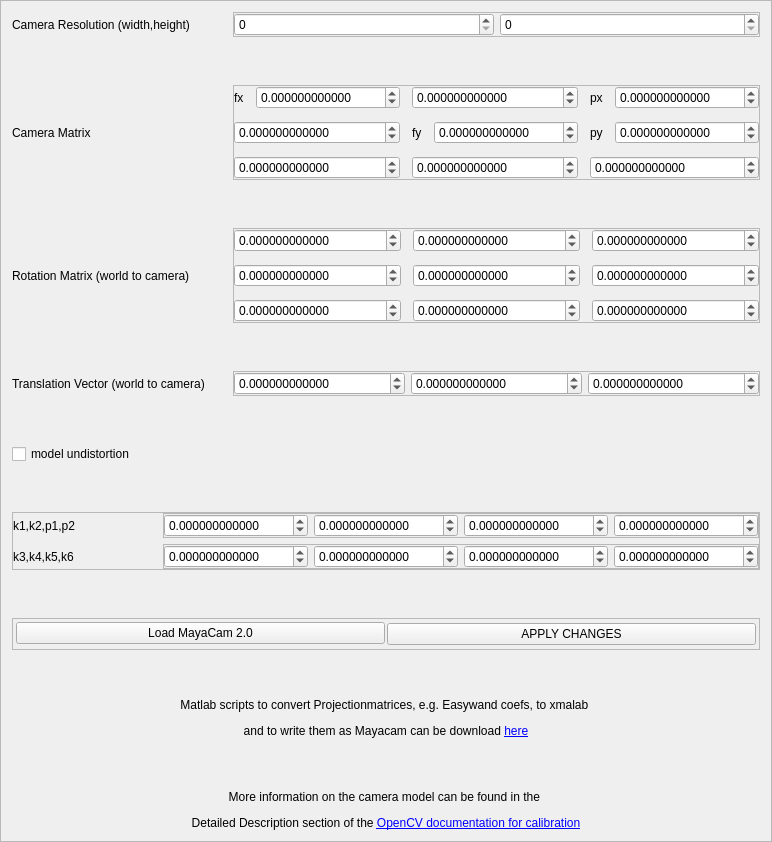
<?xml version="1.0" encoding="UTF-8"?>
<ui version="4.0">
 <class>ExternalCalibrationFrame</class>
 <widget class="QFrame" name="ExternalCalibrationFrame">
  <property name="geometry">
   <rect>
    <x>0</x>
    <y>0</y>
    <width>682</width>
    <height>800</height>
   </rect>
  </property>
  <property name="windowTitle">
   <string>Frame</string>
  </property>
  <property name="frameShape">
   <enum>QFrame::StyledPanel</enum>
  </property>
  <property name="frameShadow">
   <enum>QFrame::Raised</enum>
  </property>
  <layout class="QGridLayout" name="gridLayout_8">
   <property name="verticalSpacing">
    <number>48</number>
   </property>
   <item row="9" column="0" colspan="3">
    <widget class="QFrame" name="frame_6">
     <property name="sizePolicy">
      <sizepolicy hsizetype="Preferred" vsizetype="Maximum">
       <horstretch>0</horstretch>
       <verstretch>0</verstretch>
      </sizepolicy>
     </property>
     <property name="frameShape">
      <enum>QFrame::StyledPanel</enum>
     </property>
     <property name="frameShadow">
      <enum>QFrame::Raised</enum>
     </property>
     <layout class="QGridLayout" name="gridLayout_10">
      <property name="margin">
       <number>3</number>
      </property>
      <property name="spacing">
       <number>2</number>
      </property>
      <item row="0" column="0">
       <widget class="QPushButton" name="pushButton_MayaCam">
        <property name="text">
         <string>Load MayaCam 2.0</string>
        </property>
       </widget>
      </item>
      <item row="0" column="2" rowspan="2">
       <widget class="QPushButton" name="pushButton_Apply">
        <property name="text">
         <string>APPLY CHANGES</string>
        </property>
       </widget>
      </item>
     </layout>
    </widget>
   </item>
   <item row="3" column="0">
    <widget class="QLabel" name="label1_4">
     <property name="text">
      <string>Translation Vector (world to camera)</string>
     </property>
    </widget>
   </item>
   <item row="2" column="0">
    <widget class="QLabel" name="label1_3">
     <property name="text">
      <string>Rotation Matrix (world to camera)</string>
     </property>
    </widget>
   </item>
   <item row="1" column="0">
    <widget class="QLabel" name="label1_2">
     <property name="text">
      <string>Camera Matrix </string>
     </property>
    </widget>
   </item>
   <item row="0" column="0">
    <widget class="QLabel" name="label1">
     <property name="text">
      <string>Camera Resolution (width,height)</string>
     </property>
    </widget>
   </item>
   <item row="4" column="0">
    <widget class="QCheckBox" name="checkBox_hasDistortion">
     <property name="text">
      <string>model undistortion</string>
     </property>
    </widget>
   </item>
   <item row="10" column="0" colspan="3">
    <widget class="QLabel" name="label">
     <property name="text">
      <string>&lt;html&gt;&lt;head/&gt;&lt;body&gt;&lt;p&gt;Matlab scripts to convert Projectionmatrices, e.g. Easywand coefs, to xmalab &lt;/p&gt;&lt;p&gt;and to write them as Mayacam can be download &lt;a href=&quot;https://bitbucket.org/xromm/xmalab/downloads/externalCalibration_Matlab_scripts.zip&quot;&gt;&lt;span style=&quot; text-decoration: underline; color:#0000ff;&quot;&gt;here&lt;/span&gt;&lt;/a&gt;&lt;/p&gt;&lt;p&gt;&lt;br/&gt;&lt;/p&gt;&lt;p&gt;More information on the camera model can be found in the &lt;/p&gt;&lt;p&gt;Detailed Description section of the &lt;a href=&quot;https://docs.opencv.org/3.3.0/d9/d0c/group__calib3d.html&quot;&gt;&lt;span style=&quot; text-decoration: underline; color:#0000ff;&quot;&gt;OpenCV documentation for calibration&lt;/span&gt;&lt;/a&gt;&lt;/p&gt;&lt;/body&gt;&lt;/html&gt;</string>
     </property>
     <property name="textFormat">
      <enum>Qt::RichText</enum>
     </property>
     <property name="alignment">
      <set>Qt::AlignCenter</set>
     </property>
     <property name="openExternalLinks">
      <bool>true</bool>
     </property>
     <property name="textInteractionFlags">
      <set>Qt::TextBrowserInteraction</set>
     </property>
    </widget>
   </item>
   <item row="3" column="1" colspan="2">
    <widget class="QFrame" name="frame_4">
     <property name="frameShape">
      <enum>QFrame::StyledPanel</enum>
     </property>
     <property name="frameShadow">
      <enum>QFrame::Raised</enum>
     </property>
     <layout class="QGridLayout" name="gridLayout_4">
      <property name="margin">
       <number>0</number>
      </property>
      <item row="0" column="0">
       <widget class="QDoubleSpinBox" name="doubleSpinBox_TX">
        <property name="decimals">
         <number>12</number>
        </property>
        <property name="minimum">
         <double>-999999999.000000000000000</double>
        </property>
        <property name="maximum">
         <double>999999999.000000000000000</double>
        </property>
        <property name="singleStep">
         <double>0.010000000000000</double>
        </property>
       </widget>
      </item>
      <item row="0" column="1">
       <widget class="QDoubleSpinBox" name="doubleSpinBox_TY">
        <property name="decimals">
         <number>12</number>
        </property>
        <property name="minimum">
         <double>-999999999.000000000000000</double>
        </property>
        <property name="maximum">
         <double>999999999.000000000000000</double>
        </property>
        <property name="singleStep">
         <double>0.010000000000000</double>
        </property>
       </widget>
      </item>
      <item row="0" column="2">
       <widget class="QDoubleSpinBox" name="doubleSpinBox_TZ">
        <property name="decimals">
         <number>12</number>
        </property>
        <property name="minimum">
         <double>-999999999.000000000000000</double>
        </property>
        <property name="maximum">
         <double>999999999.000000000000000</double>
        </property>
        <property name="singleStep">
         <double>0.010000000000000</double>
        </property>
       </widget>
      </item>
     </layout>
    </widget>
   </item>
   <item row="7" column="0" colspan="3">
    <widget class="QFrame" name="frame_distortion">
     <property name="frameShape">
      <enum>QFrame::StyledPanel</enum>
     </property>
     <property name="frameShadow">
      <enum>QFrame::Raised</enum>
     </property>
     <layout class="QGridLayout" name="gridLayout_7">
      <property name="margin">
       <number>0</number>
      </property>
      <item row="0" column="1" colspan="2">
       <widget class="QFrame" name="frame_5">
        <property name="frameShape">
         <enum>QFrame::StyledPanel</enum>
        </property>
        <property name="frameShadow">
         <enum>QFrame::Raised</enum>
        </property>
        <layout class="QGridLayout" name="gridLayout_5">
         <property name="margin">
          <number>0</number>
         </property>
         <item row="0" column="2">
          <widget class="QDoubleSpinBox" name="doubleSpinBox_p1">
           <property name="decimals">
            <number>12</number>
           </property>
           <property name="minimum">
            <double>-999999999.000000000000000</double>
           </property>
           <property name="maximum">
            <double>999999999.000000000000000</double>
           </property>
           <property name="singleStep">
            <double>0.010000000000000</double>
           </property>
          </widget>
         </item>
         <item row="0" column="1">
          <widget class="QDoubleSpinBox" name="doubleSpinBox_k2">
           <property name="decimals">
            <number>12</number>
           </property>
           <property name="minimum">
            <double>-999999999.000000000000000</double>
           </property>
           <property name="maximum">
            <double>999999999.000000000000000</double>
           </property>
           <property name="singleStep">
            <double>0.010000000000000</double>
           </property>
          </widget>
         </item>
         <item row="0" column="3">
          <widget class="QDoubleSpinBox" name="doubleSpinBox_p2">
           <property name="decimals">
            <number>12</number>
           </property>
           <property name="minimum">
            <double>-999999999.000000000000000</double>
           </property>
           <property name="maximum">
            <double>999999999.000000000000000</double>
           </property>
           <property name="singleStep">
            <double>0.010000000000000</double>
           </property>
          </widget>
         </item>
         <item row="0" column="0">
          <widget class="QDoubleSpinBox" name="doubleSpinBox_k1">
           <property name="decimals">
            <number>12</number>
           </property>
           <property name="minimum">
            <double>-999999999.000000000000000</double>
           </property>
           <property name="maximum">
            <double>999999999.000000000000000</double>
           </property>
           <property name="singleStep">
            <double>0.010000000000000</double>
           </property>
          </widget>
         </item>
        </layout>
       </widget>
      </item>
      <item row="3" column="0">
       <widget class="QLabel" name="label1_6">
        <property name="text">
         <string>k3,k4,k5,k6</string>
        </property>
       </widget>
      </item>
      <item row="3" column="1" colspan="2">
       <widget class="QFrame" name="frame_7">
        <property name="frameShape">
         <enum>QFrame::StyledPanel</enum>
        </property>
        <property name="frameShadow">
         <enum>QFrame::Raised</enum>
        </property>
        <layout class="QGridLayout" name="gridLayout_6">
         <property name="margin">
          <number>0</number>
         </property>
         <item row="0" column="0">
          <widget class="QDoubleSpinBox" name="doubleSpinBox_k3">
           <property name="decimals">
            <number>12</number>
           </property>
           <property name="minimum">
            <double>-999999999.000000000000000</double>
           </property>
           <property name="maximum">
            <double>999999999.000000000000000</double>
           </property>
           <property name="singleStep">
            <double>0.010000000000000</double>
           </property>
          </widget>
         </item>
         <item row="0" column="1">
          <widget class="QDoubleSpinBox" name="doubleSpinBox_k4">
           <property name="decimals">
            <number>12</number>
           </property>
           <property name="minimum">
            <double>-999999999.000000000000000</double>
           </property>
           <property name="maximum">
            <double>999999999.000000000000000</double>
           </property>
           <property name="singleStep">
            <double>0.010000000000000</double>
           </property>
          </widget>
         </item>
         <item row="0" column="2">
          <widget class="QDoubleSpinBox" name="doubleSpinBox_k5">
           <property name="decimals">
            <number>12</number>
           </property>
           <property name="minimum">
            <double>-999999999.000000000000000</double>
           </property>
           <property name="maximum">
            <double>999999999.000000000000000</double>
           </property>
           <property name="singleStep">
            <double>0.010000000000000</double>
           </property>
          </widget>
         </item>
         <item row="0" column="3">
          <widget class="QDoubleSpinBox" name="doubleSpinBox_k6">
           <property name="decimals">
            <number>12</number>
           </property>
           <property name="minimum">
            <double>-999999999.000000000000000</double>
           </property>
           <property name="maximum">
            <double>999999999.000000000000000</double>
           </property>
           <property name="singleStep">
            <double>0.010000000000000</double>
           </property>
          </widget>
         </item>
        </layout>
       </widget>
      </item>
      <item row="0" column="0">
       <widget class="QLabel" name="label1_5">
        <property name="text">
         <string>k1,k2,p1,p2</string>
        </property>
       </widget>
      </item>
     </layout>
    </widget>
   </item>
   <item row="1" column="1" colspan="2">
    <widget class="QFrame" name="frame_2">
     <property name="frameShape">
      <enum>QFrame::StyledPanel</enum>
     </property>
     <property name="frameShadow">
      <enum>QFrame::Raised</enum>
     </property>
     <layout class="QGridLayout" name="gridLayout_9">
      <property name="margin">
       <number>0</number>
      </property>
      <property name="spacing">
       <number>12</number>
      </property>
      <item row="2" column="2" colspan="2">
       <widget class="QDoubleSpinBox" name="doubleSpinBox_K32">
        <property name="decimals">
         <number>12</number>
        </property>
        <property name="minimum">
         <double>-999999999.000000000000000</double>
        </property>
        <property name="maximum">
         <double>999999999.000000000000000</double>
        </property>
        <property name="singleStep">
         <double>0.010000000000000</double>
        </property>
       </widget>
      </item>
      <item row="0" column="2" colspan="2">
       <widget class="QDoubleSpinBox" name="doubleSpinBox_K12">
        <property name="decimals">
         <number>12</number>
        </property>
        <property name="minimum">
         <double>-999999999.000000000000000</double>
        </property>
        <property name="maximum">
         <double>999999999.000000000000000</double>
        </property>
        <property name="singleStep">
         <double>0.010000000000000</double>
        </property>
       </widget>
      </item>
      <item row="1" column="2">
       <widget class="QLabel" name="label_3">
        <property name="text">
         <string>fy</string>
        </property>
       </widget>
      </item>
      <item row="1" column="5">
       <widget class="QDoubleSpinBox" name="doubleSpinBox_K23">
        <property name="decimals">
         <number>12</number>
        </property>
        <property name="minimum">
         <double>-999999999.000000000000000</double>
        </property>
        <property name="maximum">
         <double>999999999.000000000000000</double>
        </property>
        <property name="singleStep">
         <double>0.010000000000000</double>
        </property>
       </widget>
      </item>
      <item row="2" column="0" colspan="2">
       <widget class="QDoubleSpinBox" name="doubleSpinBox_K31">
        <property name="decimals">
         <number>12</number>
        </property>
        <property name="minimum">
         <double>-999999999.000000000000000</double>
        </property>
        <property name="maximum">
         <double>999999999.000000000000000</double>
        </property>
        <property name="singleStep">
         <double>0.010000000000000</double>
        </property>
       </widget>
      </item>
      <item row="0" column="0">
       <widget class="QLabel" name="label_2">
        <property name="text">
         <string>fx</string>
        </property>
       </widget>
      </item>
      <item row="0" column="1">
       <widget class="QDoubleSpinBox" name="doubleSpinBox_K11">
        <property name="decimals">
         <number>12</number>
        </property>
        <property name="minimum">
         <double>-999999999.000000000000000</double>
        </property>
        <property name="maximum">
         <double>999999999.000000000000000</double>
        </property>
        <property name="singleStep">
         <double>0.010000000000000</double>
        </property>
       </widget>
      </item>
      <item row="0" column="5">
       <widget class="QDoubleSpinBox" name="doubleSpinBox_K13">
        <property name="decimals">
         <number>12</number>
        </property>
        <property name="minimum">
         <double>-999999999.000000000000000</double>
        </property>
        <property name="maximum">
         <double>999999999.000000000000000</double>
        </property>
        <property name="singleStep">
         <double>0.010000000000000</double>
        </property>
       </widget>
      </item>
      <item row="1" column="0" colspan="2">
       <widget class="QDoubleSpinBox" name="doubleSpinBox_K21">
        <property name="decimals">
         <number>12</number>
        </property>
        <property name="minimum">
         <double>-999999999.000000000000000</double>
        </property>
        <property name="maximum">
         <double>999999999.000000000000000</double>
        </property>
        <property name="singleStep">
         <double>0.010000000000000</double>
        </property>
       </widget>
      </item>
      <item row="1" column="3">
       <widget class="QDoubleSpinBox" name="doubleSpinBox_K22">
        <property name="decimals">
         <number>12</number>
        </property>
        <property name="minimum">
         <double>-999999999.000000000000000</double>
        </property>
        <property name="maximum">
         <double>999999999.000000000000000</double>
        </property>
        <property name="singleStep">
         <double>0.010000000000000</double>
        </property>
       </widget>
      </item>
      <item row="0" column="4">
       <widget class="QLabel" name="label_4">
        <property name="text">
         <string>px</string>
        </property>
       </widget>
      </item>
      <item row="1" column="4">
       <widget class="QLabel" name="label_5">
        <property name="text">
         <string>py</string>
        </property>
       </widget>
      </item>
      <item row="2" column="4" colspan="2">
       <widget class="QDoubleSpinBox" name="doubleSpinBox_K33">
        <property name="decimals">
         <number>12</number>
        </property>
        <property name="minimum">
         <double>-999999999.000000000000000</double>
        </property>
        <property name="maximum">
         <double>999999999.000000000000000</double>
        </property>
        <property name="singleStep">
         <double>0.010000000000000</double>
        </property>
       </widget>
      </item>
     </layout>
    </widget>
   </item>
   <item row="2" column="1" colspan="2">
    <widget class="QFrame" name="frame">
     <property name="frameShape">
      <enum>QFrame::StyledPanel</enum>
     </property>
     <property name="frameShadow">
      <enum>QFrame::Raised</enum>
     </property>
     <layout class="QGridLayout" name="gridLayout">
      <property name="margin">
       <number>0</number>
      </property>
      <property name="spacing">
       <number>12</number>
      </property>
      <item row="0" column="0">
       <widget class="QDoubleSpinBox" name="doubleSpinBox_R11">
        <property name="decimals">
         <number>12</number>
        </property>
        <property name="minimum">
         <double>-999999999.000000000000000</double>
        </property>
        <property name="maximum">
         <double>999999999.000000000000000</double>
        </property>
        <property name="singleStep">
         <double>0.010000000000000</double>
        </property>
       </widget>
      </item>
      <item row="0" column="1">
       <widget class="QDoubleSpinBox" name="doubleSpinBox_R12">
        <property name="decimals">
         <number>12</number>
        </property>
        <property name="minimum">
         <double>-999999999.000000000000000</double>
        </property>
        <property name="maximum">
         <double>999999999.000000000000000</double>
        </property>
        <property name="singleStep">
         <double>0.010000000000000</double>
        </property>
       </widget>
      </item>
      <item row="0" column="2">
       <widget class="QDoubleSpinBox" name="doubleSpinBox_R13">
        <property name="decimals">
         <number>12</number>
        </property>
        <property name="minimum">
         <double>-999999999.000000000000000</double>
        </property>
        <property name="maximum">
         <double>999999999.000000000000000</double>
        </property>
        <property name="singleStep">
         <double>0.010000000000000</double>
        </property>
       </widget>
      </item>
      <item row="1" column="0">
       <widget class="QDoubleSpinBox" name="doubleSpinBox_R21">
        <property name="decimals">
         <number>12</number>
        </property>
        <property name="minimum">
         <double>-999999999.000000000000000</double>
        </property>
        <property name="maximum">
         <double>999999999.000000000000000</double>
        </property>
        <property name="singleStep">
         <double>0.010000000000000</double>
        </property>
       </widget>
      </item>
      <item row="1" column="1">
       <widget class="QDoubleSpinBox" name="doubleSpinBox_R22">
        <property name="decimals">
         <number>12</number>
        </property>
        <property name="minimum">
         <double>-999999999.000000000000000</double>
        </property>
        <property name="maximum">
         <double>999999999.000000000000000</double>
        </property>
        <property name="singleStep">
         <double>0.010000000000000</double>
        </property>
       </widget>
      </item>
      <item row="1" column="2">
       <widget class="QDoubleSpinBox" name="doubleSpinBox_R23">
        <property name="decimals">
         <number>12</number>
        </property>
        <property name="minimum">
         <double>-999999999.000000000000000</double>
        </property>
        <property name="maximum">
         <double>999999999.000000000000000</double>
        </property>
        <property name="singleStep">
         <double>0.010000000000000</double>
        </property>
       </widget>
      </item>
      <item row="2" column="0">
       <widget class="QDoubleSpinBox" name="doubleSpinBox_R31">
        <property name="decimals">
         <number>12</number>
        </property>
        <property name="minimum">
         <double>-999999999.000000000000000</double>
        </property>
        <property name="maximum">
         <double>999999999.000000000000000</double>
        </property>
        <property name="singleStep">
         <double>0.010000000000000</double>
        </property>
       </widget>
      </item>
      <item row="2" column="1">
       <widget class="QDoubleSpinBox" name="doubleSpinBox_R32">
        <property name="decimals">
         <number>12</number>
        </property>
        <property name="minimum">
         <double>-999999999.000000000000000</double>
        </property>
        <property name="maximum">
         <double>999999999.000000000000000</double>
        </property>
        <property name="singleStep">
         <double>0.010000000000000</double>
        </property>
       </widget>
      </item>
      <item row="2" column="2">
       <widget class="QDoubleSpinBox" name="doubleSpinBox_R33">
        <property name="decimals">
         <number>12</number>
        </property>
        <property name="minimum">
         <double>-999999999.000000000000000</double>
        </property>
        <property name="maximum">
         <double>999999999.000000000000000</double>
        </property>
        <property name="singleStep">
         <double>0.010000000000000</double>
        </property>
       </widget>
      </item>
     </layout>
    </widget>
   </item>
   <item row="0" column="1" colspan="2">
    <widget class="QFrame" name="frame_3">
     <property name="frameShape">
      <enum>QFrame::StyledPanel</enum>
     </property>
     <property name="frameShadow">
      <enum>QFrame::Raised</enum>
     </property>
     <layout class="QGridLayout" name="gridLayout_3">
      <property name="margin">
       <number>0</number>
      </property>
      <item row="0" column="0">
       <widget class="QSpinBox" name="spinBox_width">
        <property name="maximum">
         <number>100000</number>
        </property>
       </widget>
      </item>
      <item row="0" column="1">
       <widget class="QSpinBox" name="spinBox_height">
        <property name="maximum">
         <number>100000</number>
        </property>
       </widget>
      </item>
     </layout>
    </widget>
   </item>
  </layout>
 </widget>
 <resources/>
 <connections/>
</ui>
